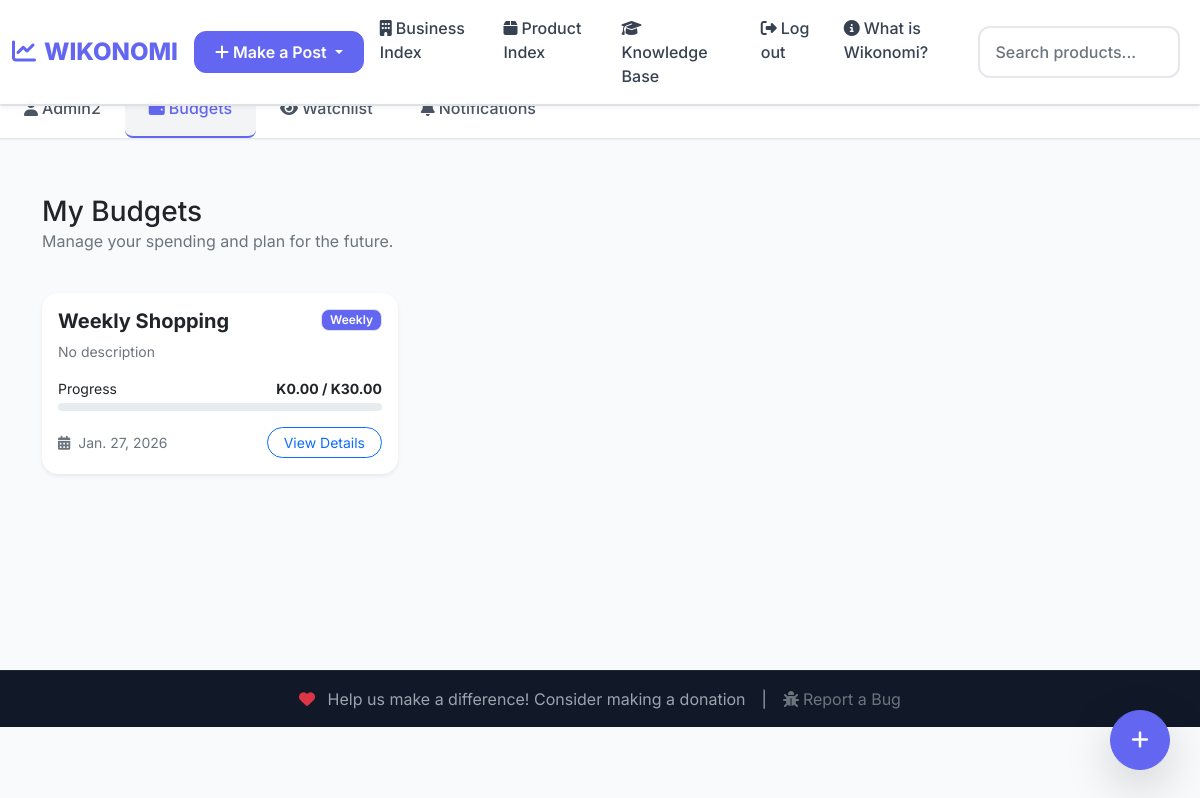
The page /budget/ (signed in) on the database its author committed.
### Budget/models.py (models this page shows, shortened)
class Budget(models.Model):
    PERIOD_CHOICES = [
        ('WEEKLY', 'Weekly'),
        ('MONTHLY', 'Monthly'),
        ('CUSTOM', 'Custom'),
    ]
    user = models.ForeignKey(User, on_delete=models.CASCADE, related_name='budgets')
    title = models.CharField(max_length=100)
    description = models.TextField(blank=True, null=True)
    period_type = models.CharField(max_length=10, choices=PERIOD_CHOICES, default='MONTHLY')
    start_date = models.DateField(default=timezone.now)
    end_date = models.DateField(blank=True, null=True)
    target_amount = models.DecimalField(max_digits=12, decimal_places=2, default=0.00)
    products = models.ManyToManyField(Product, blank=True)
    created_at = models.DateTimeField(auto_now_add=True)
    updated_at = models.DateTimeField(auto_now=True)
    class Meta:
        ordering = ['-created_at']
    @property
    def total_estimated_spend(self):
        return sum(item.total_price for item in self.items.all())
    @property
    def progress_percentage(self):
        estimated = self.total_estimated_spend
        if self.target_amount > 0:
            return min(int((estimated / self.target_amount) * 100), 100)
        return 0

### Budget/views.py (the view)
# urls.py: path('', views.BudgetListView, name='list'),
@login_required
def BudgetListView(request):
    budgets = Budget.objects.filter(user=request.user)
    return render(request, 'Budget/budget_list.html', {'budgets': budgets})

### Home/templatetags/extra_date_filters.py (called while the page is built)
@register.filter(name="anyNotification")
def anyNotification(user):
    if not user.is_authenticated:
        return 0
    return Notification.objects.filter(user=user, is_read=False).count()

### Budget/templates/Budget/budget_list.html (shortened to what this page needs)
{% extends 'Home/base.html' %}
{% load static %}
{% block content %}
<div class="container py-4">
    <div class="d-flex justify-content-between align-items-center mb-4">
        <div>
            <h1 class="h3 mb-0 text-gray-800">My Budgets</h1>
            <p class="text-muted">Manage your spending and plan for the future.</p>
        </div>
    </div>
    <div class="row g-4" id="budget-grid" hx-get="{% url 'Budget:list' %}" hx-trigger="budgetListChanged from:body" hx-select="#budget-grid" hx-swap="outerHTML">
        {% for budget in budgets %}
        <div class="col-md-6 col-lg-4">
            <div class="card h-100 border-0 shadow-sm bento-card">
                <div class="card-body">
                    <div class="d-flex justify-content-between align-items-start mb-2">
                        <h5 class="card-title fw-bold mb-0">{{ budget.title }}</h5>
                        <span class="badge bg-light text-primary border">{{ budget.get_period_type_display }}</span>
                    </div>
                    <p class="card-text text-muted small mb-3 text-truncate-2">{{ budget.description|default:"No description" }}</p>
                    <div class="mb-3">
                        <div class="d-flex justify-content-between mb-1 small">
                            <span>Progress</span>
                            <span class="fw-bold">K{{ budget.total_estimated_spend|floatformat:2 }} / K{{ budget.target_amount|floatformat:2 }}</span>
                        </div>
                        <div class="progress" style="height: 8px;">
                        </div>
                    </div>
                    <div class="d-flex justify-content-between align-items-center mt-3">
                        <div class="small text-muted">
                            <i class="fas fa-calendar-alt me-1"></i> {{ budget.start_date }}
                        </div>
                        <a href="{% url 'Budget:detail' budget.id %}" class="btn btn-sm btn-outline-primary rounded-pill px-3">View Details</a>
                    </div>
                </div>
            </div>
        </div>
        {% endfor %}
    </div>
</div>
<button class="btn btn-primary btn-lg rounded-circle shadow-lg position-fixed"
        style="bottom: 30px; right: 30px; width: 60px; height: 60px; z-index: 1050;"
        hx-get="{% url 'Budget:hx_create_budget_modal' %}"
        hx-target="#modal-body"
        data-bs-toggle="modal"
        data-bs-target="#createBudgetModal">
    <i class="fas fa-plus"></i>
</button>
{% endblock %}

### Home/templates/Home/base.html (shortened to what this page needs)
{% load static %}
{% load extra_date_filters %}
<!DOCTYPE html>
<html lang="" dir="ltr">
  <head>
    <link rel="stylesheet" href="{% static 'Home/bootstrap-5.0.0-dist/css/bootstrap.min.css' %}">
    <link rel="stylesheet" href="{% static 'Home/css/baseStyle.css' %}">
    <link rel="stylesheet" href="https://cdnjs.cloudflare.com/ajax/libs/font-awesome/6.4.0/css/all.min.css">
  </head>
  <body>
      <nav class="navbar navbar-expand-sm fixed-top navbar-light" aria-label="Main navigation">
        <div class="container-fluid">
          <a class="navbar-brand {% if request.resolver_match.url_name == 'home' %}active{% endif %}" href="{% url 'Home:home' %}">
            <i class="fas fa-chart-line me-2"></i>WIKONOMI
          </a>
          <div class="dropdown">
            <button class="btn btn-primary dropdown-toggle"
            type="button"
            id="dropdownMenuButton"
            data-bs-toggle="dropdown"
            aria-expanded="false"
            >
              <i class="fas fa-plus me-1"></i>Make a Post
            </button>
          </div>
          <div class="collapse navbar-collapse" id="navCollapse">
            <ul class="navbar-nav me-auto mb-2 mb-lg-0">
              <li class="nav-item">
                <a class="nav-link {% if request.resolver_match.url_name == 'all' and request.resolver_match.namespace == 'Business' %}active{% endif %}" href="{% url 'Business:all' %}">
                  <i class="fas fa-building me-1"></i>Business Index
                </a>
              </li>
              <li class="nav-item">
                <a class="nav-link {% if request.resolver_match.url_name == 'all' and request.resolver_match.namespace == 'Product' %}active{% endif %}" href="{% url 'Product:all' %}">
                  <i class="fas fa-box me-1"></i>Product Index
                </a>
              </li>
              <li class="nav-item">
                <a class="nav-link {% if request.resolver_match.view_name == 'QA:all' or request.resolver_match.app_name == 'HowTo' %}active{% endif %}" href="{% url 'QA:all' %}">
                  <i class="fas fa-graduation-cap me-1"></i>Knowledge Base
                </a>
              </li>
              {% if request.user.is_authenticated %}
                <li class="nav-item">
                  <a class="nav-link {% if request.resolver_match.url_name == 'account_logout' %}active{% endif %}" href="{% url 'account_logout' %}">
                    <i class="fas fa-sign-out-alt me-1"></i>Log out
                  </a>
                </li>
              {% endif %}
              <li class="nav-item">
                <a class="nav-link {% if request.resolver_match.url_name == 'about' %}active{% endif %}" href="{% url 'Home:about' %}">
                  <i class="fas fa-info-circle me-1"></i>What is Wikonomi?
                </a>
              </li>
            </ul>
            <form class="d-flex position-relative" action="{% url 'Search:search' %}">
              <input name="q" class="form-control me-2" type="search" placeholder="Search products..." aria-label="Search" id="search"
                     hx-get="{% url 'Search:autocomplete' %}"
                     hx-trigger="keyup changed delay:300ms"
                     hx-target="#search-suggestions"
                     hx-indicator="#search-loading">
            </form>
            <div id="search-suggestions" class="position-absolute bg-white border rounded shadow-sm" style="top: 100%; left: 0; right: 0; z-index: 1000; max-height: 300px; overflow-y: auto;"></div>
          </div>
        </div>
      </nav>
      {% if request.user.is_authenticated %}
        <div class="nav-scroller">
          <nav class="nav nav-underline" aria-label="Secondary navigation">
            <a class="nav-link {% if request.resolver_match.url_name == 'profile' %}active{% endif %}" href="{% url 'Profile:profile' %}">
              <i class="fas fa-user me-1"></i>{{request.user.username}}
            </a>
            <a class="nav-link {% if request.resolver_match.url_name == 'list' and request.resolver_match.namespace == 'Budget' %}active{% endif %}" href="{% url 'Budget:list' %}">
              <i class="fas fa-wallet me-1"></i>Budgets
            </a>
            <a class="nav-link {% if request.resolver_match.url_name == 'watchlist' %}active{% endif %}" href="{% url 'Follow:watchlist' %}">
              <i class="fas fa-eye me-1"></i>Watchlist
            </a>
            <a class="nav-link {% if request.resolver_match.url_name == 'list' and request.resolver_match.namespace == 'Notification' %}active{% endif %}" href="{% url 'Notification:list' %}">
              <i class="fas fa-bell me-1"></i>Notifications
            </a>
          </nav>
        </div>
      {% endif %}
      <div id="content">
        <main class="main-container">
            {% block content %}{% endblock %}
        </main>
      </div>
      <footer class="footer mt-auto py-3">
        <div class="container">
          <div class="d-flex align-items-center justify-content-center flex-column flex-md-row">
            <p class="my-0 text-center">
              <i class="fas fa-heart me-2 text-danger"></i>
              Help us make a difference! Consider making a donation
            </p>
            <span class="mx-3 d-none d-md-inline">|</span>
            <a href="{% url 'Report:bug' %}" class="text-muted text-decoration-none mt-2 mt-md-0">
                <i class="fas fa-bug me-1"></i>Report a Bug
            </a>
          </div>
        </div>
      </footer>
  </body>
</html>

### staticfiles/Home/css/baseStyle.css (style rules this page uses)
body { display: flex; flex-direction: column; flex-wrap: wrap; height: 100%; }
.footer { flex-shrink: 0; }

### Home/templates/Home/base.html (style rules this page uses)
:root { --primary-color: #6366f1; --secondary-color: #8b5cf6; --accent-color: #06b6d4; --success-color: #10b981; --warning-color: #f59e0b; --danger-color: #ef4444; --gray-50: #f9fafb; --gray-100: #f3f4f6; --gray-200: #e5e7eb; --gray-300: #d1d5db; --gray-400: #9ca3af; --gray-500: #6b7280; --gray-600: #4b5563; --gray-700: #374151; --gray-800: #1f2937; --gray-900: #111827; --border-radius: 16px; --shadow-sm: 0 1px 2px 0 rgb(0 0 0 / 0.05); --shadow: 0 1px 3px 0 rgb(0 0 0 / 0.1), 0 1px 2px -1px rgb(0 0 0 / 0.1); --shadow-md: 0 4px 6px -1px rgb(0 0 0 / 0.1), 0 2px 4px -2px rgb(0 0 0 / 0.1); --shadow-lg: 0 10px 15px -3px rgb(0 0 0 / 0.1), 0 4px 6px -4px rgb(0 0 0 / 0.1); --shadow-xl: 0 20px 25px -5px rgb(0 0 0 / 0.1), 0 8px 10px -6px rgb(0 0 0 / 0.1); }
body { background: var(--gray-50); font-family: 'Inter', -apple-system, BlinkMacSystemFont, sans-serif; padding-top: 80px; }
.navbar { background: rgba(255, 255, 255, 0.95) !important; backdrop-filter: blur(10px); border-bottom: 1px solid var(--gray-200); box-shadow: var(--shadow-sm); }
.navbar-brand { font-weight: 800; font-size: 1.5rem; color: var(--primary-color) !important; text-decoration: none; }
.nav-link { font-weight: 500; color: var(--gray-700) !important; padding: 0.5rem 1rem !important; border-radius: 8px; transition: all 0.2s ease; }
.nav-link.active { color: var(--primary-color) !important; background: var(--gray-100); }
.btn-primary { background: var(--primary-color); border-color: var(--primary-color); border-radius: 12px; font-weight: 600; padding: 0.5rem 1.25rem; transition: all 0.2s ease; }
.form-control { border: 2px solid var(--gray-200); border-radius: 12px; padding: 0.75rem 1rem; font-weight: 500; transition: border-color 0.2s ease; }
.nav-scroller { background: rgba(255, 255, 255, 0.95) !important; backdrop-filter: blur(10px); border-bottom: 1px solid var(--gray-200); box-shadow: var(--shadow-sm); }
.nav-underline .nav-link { color: var(--gray-600) !important; border-bottom: 2px solid transparent; padding: 1rem 1.5rem !important; font-weight: 500; transition: all 0.2s ease; }
.nav-underline .nav-link.active { color: var(--primary-color) !important; border-bottom-color: var(--primary-color); }
.badge { background: var(--primary-color) !important; color: white !important; font-weight: 600; padding: 0.25rem 0.5rem; border-radius: 8px; }
.main-container { max-width: 1400px; margin: 0 auto; padding: 2rem 1rem; }
.bento-card { background: white; border-radius: var(--border-radius); box-shadow: var(--shadow); border: 1px solid var(--gray-200); overflow: hidden; transition: all 0.3s ease; }
.footer { background: var(--gray-900) !important; color: var(--gray-400) !important; border-top: 1px solid var(--gray-800); }

### rows shown on the page
Budget: title "Weekly Shopping", period_type "Weekly", description "No description", total_estimated_spend "0.00", target_amount "30.00", start_date "Jan. 27, 2026"

### other values the page prints
{{ request.user.username }} "Admin2"
